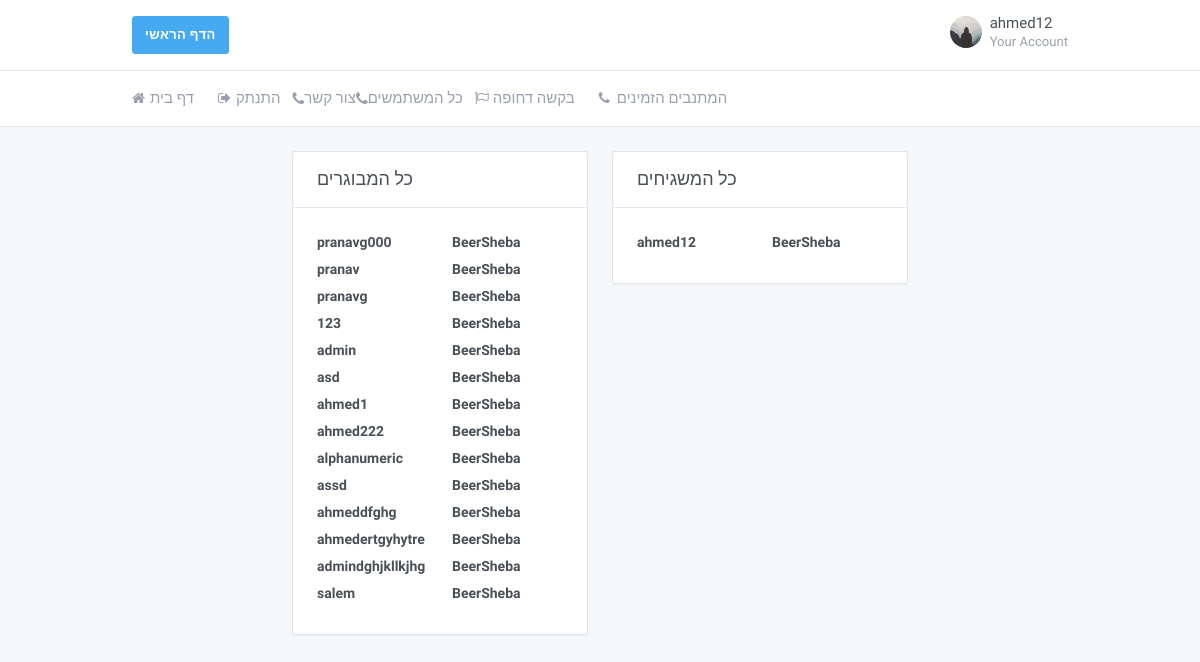
/all_profiles/ (signed in), run on an earlier commit of the app's database.
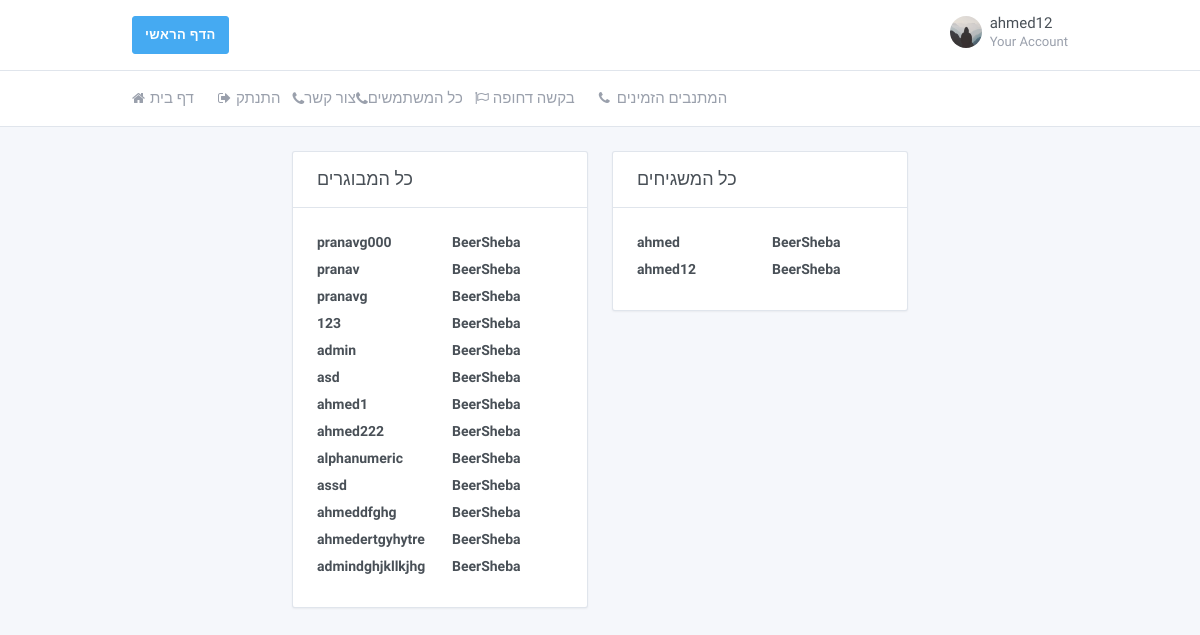
And on a later commit of the database.
### core/models.py (models this page shows, shortened)
class Profile(models.Model):
    user = models.OneToOneField(User, on_delete=models.CASCADE)
    profile_photo = models.FileField(default='default.jpg', upload_to='profile_photos')
    status_info = models.CharField(max_length=10, choices=Status_Info_CHOICES, default='זמין')
    is_volunteer = models.BooleanField(default=False)
    is_active = models.BooleanField(default=True)
    phone_regex = RegexValidator(regex=r'^\+?1?\d{9,10}$',
                                 message="Phone number must be entered in the format: '+0000000000'")
    phone_number = models.CharField(validators=[phone_regex], max_length=10, blank=True)
    gender = models.CharField(max_length=10, choices=GENDER_CHOICES, default='זכר')
    address = models.CharField(max_length=40, choices=ADDRESS_CHOICES, default='BeerSheba')
    rating = models.CharField(max_length=10, choices=Rating_CHOICES, default='good')

### core/views.py (the view)
# urls.py: url(r'^all_profiles/$', views.get_all_profiles, name='core/profiles_table'),
def get_all_profiles(request):
    context = {}
    context.update({'all_volunteers': get_all_volunteers()})
    context.update({'all_elderly': get_all_elderly()})
    return render(request, 'core/profiles_table.html', context)

### core/views.py (called while the page is built)
def get_all_volunteers():
    result = list()
    users_list = Profile.objects.all()
    for user_item in users_list:
        if getattr(user_item, "is_volunteer"):
            result.append(user_item)
    return result

def get_all_elderly():
    result = list()
    users_list = Profile.objects.all()
    for user_item in users_list:
        if not getattr(user_item, "is_volunteer"):
            result.append(user_item)
    return result

### core/templates/core/profiles_table.html (shortened to what the changed rows need)
{%load static %}
{% load crispy_forms_tags %}
<!doctype html>
<html dir="ltr" lang="en">
<head>
    <link href="https://maxcdn.bootstrapcdn.com/font-awesome/4.7.0/css/font-awesome.min.css" rel="stylesheet">
    <link href="{%static 'core/dashboard.css'%}" rel="stylesheet"/>
</head>
<body>
<div class="page">
    <div class="page-main">
        <div class="my-3 my-md-5">
            <div class="container">
                <div class="row">
                    <div class="col-lg-4">
                        <div class="card">
                            <div class="card-body">
                                {%for elderly in all_elderly%}
                                <div class="row">
                                    <div class="col">
                                        <a class="text-default"
                                           href="{%url 'profile' elderly.user.username%}"><label
                                                class="form-label">{{elderly.user.username}}</label></a>
                                    </div>
                                    <div class="col">
                                        <a class="text-default"><label
                                                class="form-label">{{elderly.address}}</label></a>
                                    </div>
                                </div>
                                {%endfor%}
                            </div>
                        </div>
                    </div>
                    <div class="col-lg-4">
                        <div class="card">
                            <div class="card-body">
                                {%for volunteer in all_volunteers%}
                                <div class="row">
                                    <div class="col">
                                        <a class="text-default"
                                           href="{%url 'profile' volunteer.user.username%}"><label
                                                class="form-label">{{volunteer.user.username}}</label></a>
                                    </div>
                                    <div class="col">
                                        <a class="text-default"><label
                                                class="form-label">{{volunteer.address}}</label></a>
                                    </div>
                                </div>
                                {%endfor%}
                            </div>
                        </div>
                    </div>
                </div>
            </div>
        </div>
    </div>
</div>
</body>
</html>

What changed in the data, as far as the page shows it:
removed Profile: user.username "salem", address "BeerSheba", shown under "כל המבוגרים"
added Profile: user.username "ahmed", address "BeerSheba", shown under "כל המשגיחים"
